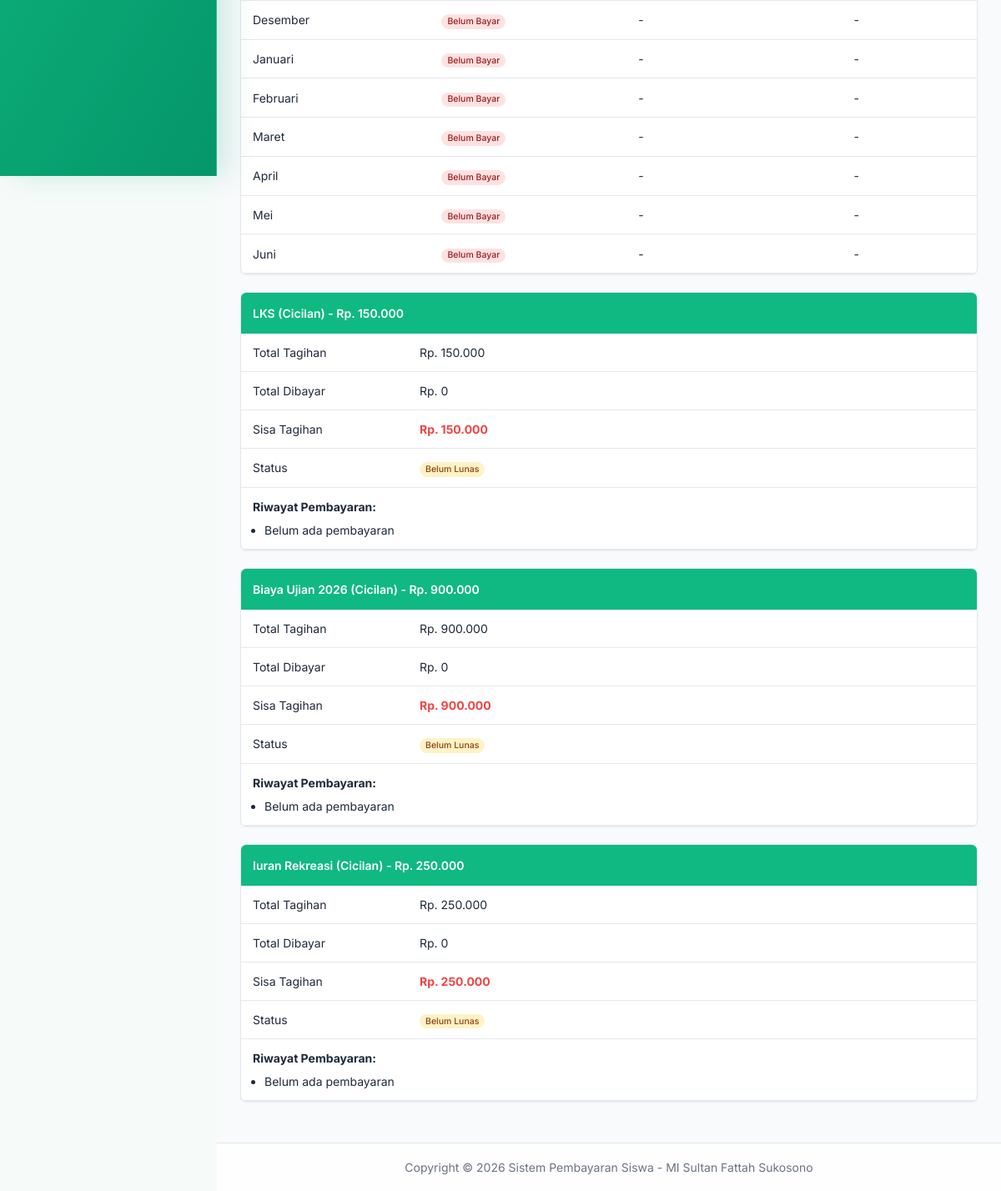
Page /laporan/detail_laporan.php?nisn=0137840437 (signed in, lower part) on the earlier database version.
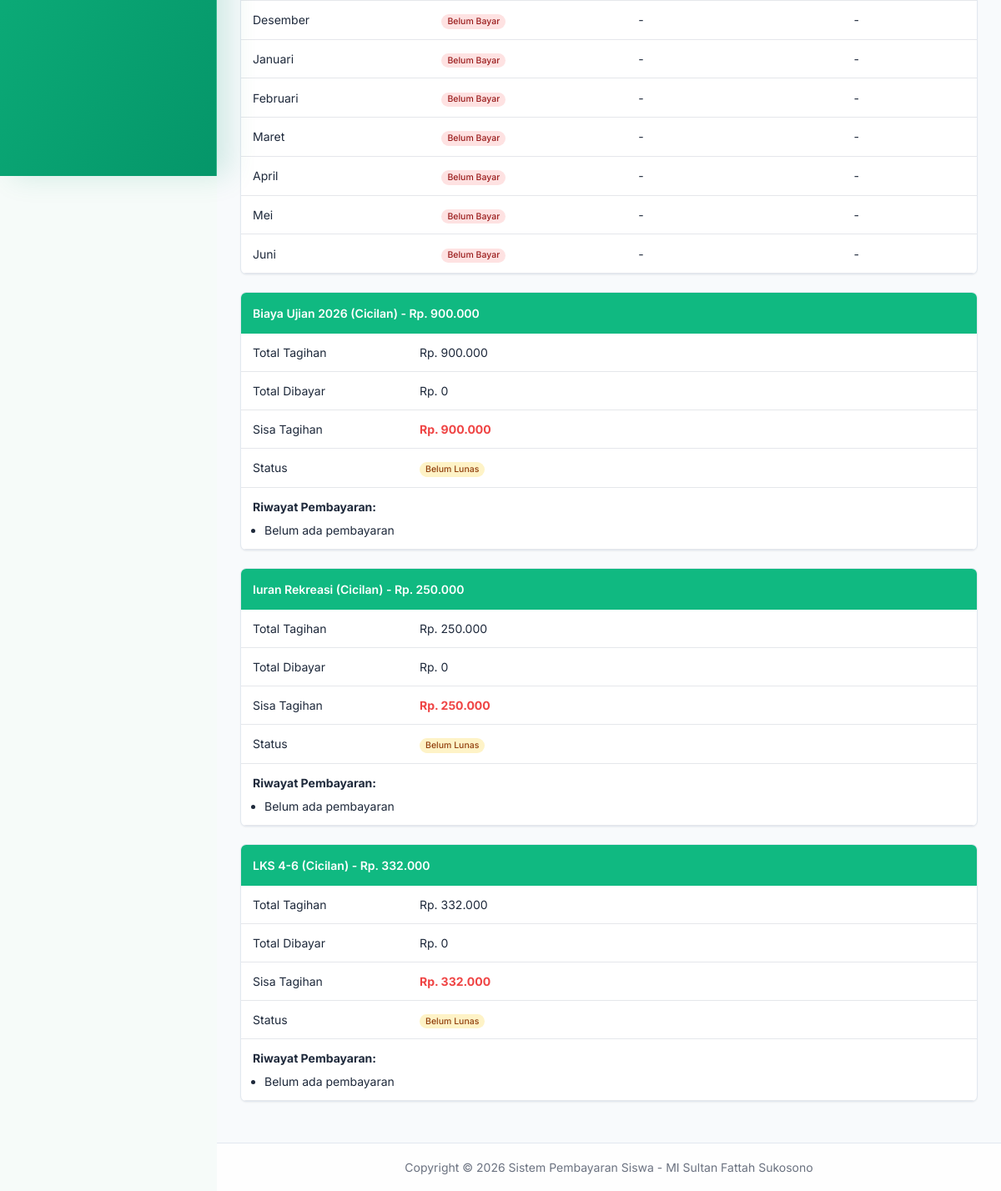
Same page on the later database version.
### tables this page shows
CREATE TABLE `jenis_bayar` (
  `id_jenis_bayar` int NOT NULL AUTO_INCREMENT,
  `nama_pembayaran` varchar(50) NOT NULL,
  `nominal` int NOT NULL,
  `tipe_bayar` enum('Bulanan','Cicilan') NOT NULL DEFAULT 'Bulanan',
  `kali_cicilan` int DEFAULT '0',
  `tagihan_kelas` text,
  `status` enum('Aktif','Tidak Aktif') NOT NULL DEFAULT 'Aktif',
  PRIMARY KEY (`id_jenis_bayar`)
);

### config/config.php (called while the page is built, shortened)
<?php
$is_local = ($_SERVER['HTTP_HOST'] == 'localhost' || $_SERVER['HTTP_HOST'] == '127.0.0.1' || strpos($_SERVER['HTTP_HOST'], '.test') !== false || strpos($_SERVER['HTTP_HOST'], '.local') !== false);
if ($is_local) {
    $host = "127.0.0.1";
    $user = "root";
    $pass = "";
    $db   = "spp";
} else {
    $host = "localhost";
    $user = "kvzveyrg_sibayar";
    $pass = "sultanfattah26";
    $db   = "kvzveyrg_sibayar";
}
$koneksi = mysqli_connect($host, $user, $pass, $db);
mysqli_query($koneksi, "SET time_zone = '+07:00'");
if (!isset($base_url)) {
    $protocol = (isset($_SERVER['HTTPS']) && $_SERVER['HTTPS'] === 'on' ? "https" : "http");
    $server_host = $_SERVER['HTTP_HOST'];
    if (strpos($server_host, '.test') !== false || strpos($server_host, '.local') !== false) {
        $base_url = $protocol . "://" . $server_host;
    }
    else {
        $project_path = str_replace('\\', '/', __DIR__);
        $project_path = dirname($project_path);
        $doc_root = str_replace('\\', '/', $_SERVER['DOCUMENT_ROOT']);
        $path = str_replace($doc_root, '', $project_path);
        $path = trim($path, '/');
        if (empty($path)) {
            $base_url = $protocol . "://" . $server_host;
        } else {
            $base_url = $protocol . "://" . $server_host . "/" . $path;
        }
    }
}
function base_url($path = "") {
    global $base_url;
    return $base_url . "/" . ltrim($path, "/");
}
include_once __DIR__ . '/../include/laporan_helper.php';
?>

### include/laporan_helper.php (called while the page is built, shortened)
<?php
function jenis_bayar_berlaku_untuk_kelas($tagihan_kelas_raw, $id_kelas_siswa, $nama_kelas_siswa) {
    $tagihan_kelas_raw = trim((string) $tagihan_kelas_raw);
    $allowed = array_map('trim', explode(',', $tagihan_kelas_raw));
    $nama = trim((string) $nama_kelas_siswa);
    $id = trim((string) $id_kelas_siswa);
    return in_array($nama, $allowed) || in_array($id, $allowed);
}
function bulanan_map_pembayaran_per_bulan($koneksi, $nisn, $id_jenis_bayar) {
    $nisn_esc = mysqli_real_escape_string($koneksi, (string) $nisn);
    $id_esc = mysqli_real_escape_string($koneksi, (string) $id_jenis_bayar);
    $q = mysqli_query(
        $koneksi,
        "SELECT bulan_bayar, tgl_bayar, jumlah_bayar FROM pembayaran
         WHERE nisn = '$nisn_esc' AND id_jenis_bayar = '$id_esc'
         ORDER BY tgl_bayar ASC, id_pembayaran ASC"
    );
    $map = [];
    return $map;
}

### laporan/detail_laporan.php (the view, shortened to what this page needs)
<?php
include '../template/header.php';
include '../template/sidebar.php';
$nisn = $_GET['nisn'];
$q_siswa = mysqli_query($koneksi, "SELECT * FROM siswa JOIN kelas ON siswa.id_kelas = kelas.id_kelas WHERE nisn = '$nisn'");
$d_siswa = mysqli_fetch_assoc($q_siswa);
?>
<div class="app-page">
    <div class="app-surface">
                <?php
                $id_kelas_siswa = $d_siswa['id_kelas'];
                $nama_kelas_siswa = $d_siswa['nama_kelas'];
                $q_jenis = mysqli_query($koneksi, "SELECT * FROM jenis_bayar WHERE status = 'Aktif' ORDER BY tipe_bayar ASC");
                while ($d_jenis = mysqli_fetch_assoc($q_jenis)) {
                    $applies = jenis_bayar_berlaku_untuk_kelas($d_jenis['tagihan_kelas'] ?? '', $id_kelas_siswa, $nama_kelas_siswa);
                    if ($applies) {
                ?>
                        <div class="mb-6 overflow-hidden rounded-lg border border-slate-200 bg-white shadow-sm">
                            <div class="bg-primary p-4 text-white">
                                <h6 class="font-semibold text-white"><?= $d_jenis['nama_pembayaran'] ?> (<?= $d_jenis['tipe_bayar'] ?>) - Rp. <?= number_format($d_jenis['nominal'], 0, ',', '.') ?></h6>
                            </div>
                            <div class="p-0">
                                <table class="app-table min-w-full">
                                            <?php if ($d_jenis['tipe_bayar'] == 'Bulanan') { ?>
                                        <tbody>
                                            <?php
                                            $bulan = ['Juli', 'Agustus', 'September', 'Oktober', 'November', 'Desember', 'Januari', 'Februari', 'Maret', 'April', 'Mei', 'Juni'];
                                            $paid_by_month = bulanan_map_pembayaran_per_bulan($koneksi, $nisn, $d_jenis['id_jenis_bayar']);
                                            foreach ($bulan as $bln) {
                                                $d_bayar = $paid_by_month[$bln] ?? null;
                                                $status = $d_bayar ? '<span class="inline-flex px-2 py-0.5 text-xs font-medium rounded-full bg-emerald-100 text-emerald-800">Lunas</span>' : '<span class="inline-flex px-2 py-0.5 text-xs font-medium rounded-full bg-red-100 text-red-800">Belum Bayar</span>';
                                                $tgl = $d_bayar ? date('d/m/Y', strtotime($d_bayar['tgl_bayar'])) : '-';
                                                $jml = $d_bayar ? 'Rp. ' . number_format($d_bayar['jumlah'], 0, ',', '.') : '-';
                                            ?>
                                                <tr>
                                                    <td><?= $bln ?></td>
                                                    <td><?= $status ?></td>
                                                    <td><?= $tgl ?></td>
                                                    <td><?= $jml ?></td>
                                                </tr>
                                            <?php } ?>
                                        </tbody>
                                    <?php } else {
                                        $q_total_bayar = mysqli_query($koneksi, "SELECT SUM(jumlah_bayar) as total FROM pembayaran WHERE nisn = '$nisn' AND id_jenis_bayar = '" . $d_jenis['id_jenis_bayar'] . "'");
                                        $d_total = mysqli_fetch_assoc($q_total_bayar);
                                        $total_bayar = $d_total['total'] ?? 0;
                                        $sisa = $d_jenis['nominal'] - $total_bayar;
                                        $status_lunas = ($sisa <= 0) ? '<span class="inline-flex px-2 py-0.5 text-xs font-medium rounded-full bg-emerald-100 text-emerald-800">Lunas</span>' : '<span class="inline-flex px-2 py-0.5 text-xs font-medium rounded-full bg-amber-100 text-amber-800">Belum Lunas</span>';
                                    ?>
                                        <tbody>
                                            <tr><td class="w-[200px]">Total Tagihan</td><td>Rp. <?= number_format($d_jenis['nominal'], 0, ',', '.') ?></td></tr>
                                            <tr><td>Total Dibayar</td><td>Rp. <?= number_format($total_bayar, 0, ',', '.') ?></td></tr>
                                            <tr><td>Sisa Tagihan</td><td class="text-red-500 font-bold">Rp. <?= number_format($sisa > 0 ? $sisa : 0, 0, ',', '.') ?></td></tr>
                                            <tr><td>Status</td><td><?= $status_lunas ?></td></tr>
                                            <tr>
                                                <td colspan="2">
                                                    <strong>Riwayat Pembayaran:</strong>
                                                    <ul class="mt-2 ml-4 list-disc">
                                                        <?php
                                                        $q_riwayat = mysqli_query($koneksi, "SELECT * FROM pembayaran WHERE nisn = '$nisn' AND id_jenis_bayar = '" . $d_jenis['id_jenis_bayar'] . "' ORDER BY tgl_bayar ASC");
                                                        if (mysqli_num_rows($q_riwayat) > 0) {
                                                            while ($r = mysqli_fetch_assoc($q_riwayat)) {
                                                                echo "<li>" . date('d/m/Y', strtotime($r['tgl_bayar'])) . " - Rp. " . number_format($r['jumlah_bayar'], 0, ',', '.') . "</li>";
                                                            }
                                                        } else {
                                                            echo "<li>Belum ada pembayaran</li>";
                                                        }
                                                        ?>
                                                    </ul>
                                                </td>
                                            </tr>
                                        </tbody>
                                    <?php } ?>
                                </table>
                            </div>
                        </div>
                <?php
                    }
                }
                ?>
    </div>
</div>
<?php include '../template/footer.php'; ?>

### template/header.php (shortened to what this page needs)
<?php
include_once __DIR__ . '/../config/config.php';
$style_path = __DIR__ . '/../assets/css/custom.css';
$style_ver = @filemtime($style_path);
?>
<!DOCTYPE html>
<html lang="id">
<head>
    <link rel="stylesheet" href="<?= base_url('assets/vendors/mdi/css/materialdesignicons.min.css') ?>">
    <script src="https://cdn.tailwindcss.com"></script>
    <link rel="stylesheet" href="https://cdn.datatables.net/1.10.24/css/jquery.dataTables.min.css">
    <link rel="stylesheet" href="<?= base_url('assets/css/custom.css') ?>?v=<?= $style_ver ?>">
</head>
<body>
    <div class="container-scroller">
        <div class="container-fluid page-body-wrapper">

### template/sidebar.php (shortened to what this page needs)
<nav class="sidebar sidebar-offcanvas" id="sidebar" x-data="{ openMenu: false }">
</nav>
<div class="main-panel">
    <div class="content-wrapper">

### template/footer.php (shortened to what this page needs)
                </div>
                <footer class="footer">
                    <div class="container-fluid clearfix">
                        <span class="text-gray-500 block text-center text-sm-left sm:inline-block">
                            Copyright © <?= date('Y') ?> Sistem Pembayaran Siswa -
                            <a href="https://misultanfattah.sch.id/" target="_blank" style="text-decoration: none !important;">MI Sultan Fattah Sukosono</a>
                        </span>
                    </div>
                </footer>
            </div>
        </div>
    </div>
</body>
</html>

### assets/css/custom.css (style rules this page uses)
.container-scroller { overflow: visible !important; }
@media (min-width: 992px) { .sidebar { position: fixed !important; top: 70px !important; bottom: 0 !important; left: 0 !important; height: calc(100vh - 70px) !important; overflow-y: auto !important; z-index: 999; width: 260px !important; } }
@media (min-width: 992px) { .main-panel { margin-left: 260px !important; width: calc(100% - 260px) !important; } }
:root { --app-primary: #10b981; --app-primary-dark: #059669; --app-accent: #0284c7; --app-danger: #dc2626; --app-warning: #d97706; --app-slate: #0f172a; --app-muted: #64748b; --app-border: #e2e8f0; --app-bg: #f6fbf9; --app-card: #ffffff; --app-shadow: 0 18px 45px rgba(15, 23, 42, 0.08); --app-radius: 8px; }
html, body { min-height: 100%; background: var(--app-bg) !important; color: var(--app-slate); font-family: "Inter", ui-sans-serif, system-ui, -apple-system, BlinkMacSystemFont, "Segoe UI", sans-serif !important; font-size: 14px; letter-spacing: 0; }
body { overflow-x: hidden; }
a { color: var(--app-primary); }
.container-scroller, .page-body-wrapper { min-height: 100vh; background: var(--app-bg) !important; }
.container-scroller { display: flex; flex-direction: column; }
.page-body-wrapper { display: flex; flex: 1 1 auto; padding-top: 72px; }
.sidebar { background: linear-gradient(120deg, #10b981, #059669) !important; border-right: 1px solid rgba(255, 255, 255, 0.16); box-shadow: 14px 0 32px rgba(5, 150, 105, 0.16); }
@media (min-width: 992px) { .sidebar { top: 72px !important; height: calc(100vh - 72px) !important; padding: 18px 12px !important; } }
@media (min-width: 992px) { .main-panel { min-height: calc(100vh - 72px); margin-left: 260px !important; width: calc(100% - 260px) !important; } }
.main-panel { display: flex; flex-direction: column; min-height: calc(100vh - 72px); background: radial-gradient(circle at top left, rgba(16, 185, 129, 0.18), transparent 34rem), linear-gradient(180deg, #ecfdf5 0, #f8fafc 260px), var(--app-bg); }
.content-wrapper { width: 100%; flex: 1 1 auto; min-height: 0; padding: 28px !important; }
.footer { flex: 0 0 auto; margin-top: auto; padding: 18px 28px !important; border-top: 1px solid var(--app-border); background: rgba(255, 255, 255, 0.84); color: #64748b; text-align: center; }
.footer .container-fluid { padding: 0 !important; }
.text-center { text-align: center !important; }
.text-white { color: #ffffff !important; }
.mt-2 { margin-top: 0.5rem !important; }
.clearfix::after { display: block; clear: both; content: ""; }
table.table, .dataTable, .min-w-full { width: 100% !important; border-collapse: separate !important; border-spacing: 0 !important; color: #1e293b !important; }
table.table th, table.table td, .dataTable th, .dataTable td, .min-w-full th, .min-w-full td { padding: 12px 14px !important; border-bottom: 1px solid #e5e7eb !important; vertical-align: middle !important; }
.badge-primary, .bg-primary { background: var(--app-primary) !important; color: #ffffff !important; }
.navbar.default-layout, .sidebar { background: linear-gradient(120deg, #10b981, #059669) !important; }

Differences in the rows shown:
no longer on this page (row edited): jenis_bayar: nama_pembayaran "LKS", tipe_bayar "Cicilan", nominal "150.000", total_bayar "0", sisa "150.000", shows "Belum Lunas", shows "Belum ada pembayaran"
added jenis_bayar: nama_pembayaran "LKS 4-6", tipe_bayar "Cicilan", nominal "332.000", total_bayar "0", sisa "332.000", shows "Belum Lunas", shows "Belum ada pembayaran"
